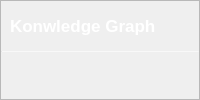
                         <widget class="QFrame" name="FirstFrame">
                          <property name="font">
                           <font>
                            <family>Tahoma</family>
                           </font>
                          </property>
                          <property name="styleSheet">
                           <string notr="true">QFrame#FirstFrame{
color: rgb(255, 255, 255);
border-radius: 10px;
background-color: qradialgradient(cx:0, cy:0, radius:1, fx:0.1, fy:0.1, stop:0 rgb(162, 129, 247),  stop:1 rgb(119, 111, 252));
border: 1px outset rgb(98, 91, 213);
}
</string>
                          </property>
                          <property name="frameShape">
                           <enum>QFrame::StyledPanel</enum>
                          </property>
                          <property name="frameShadow">
                           <enum>QFrame::Raised</enum>
                          </property>
                          <layout class="QVBoxLayout" name="verticalLayout_15" stretch="1,0,0">
                           <property name="spacing">
                            <number>0</number>
                           </property>
                           <property name="leftMargin">
                            <number>0</number>
                           </property>
                           <property name="topMargin">
                            <number>0</number>
                           </property>
                           <property name="rightMargin">
                            <number>0</number>
                           </property>
                           <property name="bottomMargin">
                            <number>0</number>
                           </property>
                           <item>
                            <widget class="QFrame" name="FirstFrameButtonFrame">
                             <property name="minimumSize">
                              <size>
                               <width>50</width>
                               <height>0</height>
                              </size>
                             </property>
                             <property name="maximumSize">
                              <size>
                               <width>16777215</width>
                               <height>50</height>
                              </size>
                             </property>
                             <property name="font">
                              <font>
                               <family>Tahoma</family>
                              </font>
                             </property>
                             <property name="styleSheet">
                              <string notr="true">border:none</string>
                             </property>
                             <property name="frameShape">
                              <enum>QFrame::StyledPanel</enum>
                             </property>
                             <property name="frameShadow">
                              <enum>QFrame::Raised</enum>
                             </property>
                             <layout class="QHBoxLayout" name="horizontalLayout_15">
                              <property name="topMargin">
                               <number>5</number>
                              </property>
                              <item>
                               <widget class="QPushButton" name="FirstFrameButton">
                                <property name="sizePolicy">
                                 <sizepolicy hsizetype="Minimum" vsizetype="Fixed">
                                  <horstretch>0</horstretch>
                                  <verstretch>0</verstretch>
                                 </sizepolicy>
                                </property>
                                <property name="minimumSize">
                                 <size>
                                  <width>0</width>
                                  <height>40</height>
                                 </size>
                                </property>
                                <property name="maximumSize">
                                 <size>
                                  <width>41677</width>
                                  <height>40</height>
                                 </size>
                                </property>
                                <property name="font">
                                 <font>
                                  <family>Tahoma</family>
                                  <pointsize>13</pointsize>
                                  <weight>75</weight>
                                  <bold>true</bold>
                                 </font>
                                </property>
                                <property name="styleSheet">
                                 <string notr="true">QPushButton{
	color: rgb(255, 255, 255);
text-align:left;

	border:0px outset rgb(255, 255, 255);
	border-radius:8px;
}
QPushButton:hover {

border:2px outset rgba(36, 36, 36,0);
}
QPushButton:pressed {

border:4px outset rgba(36, 36, 36,0);
}
</string>
                                </property>
                                <property name="text">
                                 <string>Konwledge Graph</string>
                                </property>
                                <property name="icon">
                                 <iconset resource="resources.qrc">
                                  <normaloff>:/buttom_white/img/buttom_white/图形分割_rectangular-circular-separation.svg</normaloff>:/buttom_white/img/buttom_white/图形分割_rectangular-circular-separation.svg</iconset>
                                </property>
                               </widget>
                              </item>
                             </layout>
                            </widget>
                           </item>
                           <item>
                            <widget class="Line" name="FirstFrameLine">
                             <property name="maximumSize">
                              <size>
                               <width>16777215</width>
                               <height>1</height>
                              </size>
                             </property>
                             <property name="font">
                              <font>
                               <family>Tahoma</family>
                              </font>
                             </property>
                             <property name="styleSheet">
                              <string notr="true">background-color: rgba(255, 255, 255, 89);</string>
                             </property>
                             <property name="orientation">
                              <enum>Qt::Horizontal</enum>
                             </property>
                            </widget>
                           </item>
                           <item>
                            <widget class="QFrame" name="FirstFrameDateFrame">
                             <property name="font">
                              <font>
                               <family>Tahoma</family>
                              </font>
                             </property>
                             <property name="styleSheet">
                              <string notr="true">border:none</string>
                             </property>
                             <property name="frameShape">
                              <enum>QFrame::StyledPanel</enum>
                             </property>
                             <property name="frameShadow">
                              <enum>QFrame::Raised</enum>
                             </property>
                             <layout class="QVBoxLayout" name="verticalLayout_16">
                              <property name="spacing">
                               <number>0</number>
                              </property>
                              <property name="leftMargin">
                               <number>0</number>
                              </property>
                              <property name="topMargin">
                               <number>0</number>
                              </property>
                              <property name="rightMargin">
                               <number>0</number>
                              </property>
                              <property name="bottomMargin">
                               <number>0</number>
                              </property>
                              <item>
                               <widget class="QWidget" name="FirstFrameWebWidget" native="true">
                                <property name="font">
                                 <font>
                                  <family>Tahoma</family>
                                 </font>
                                </property>
                               </widget>
                              </item>
                             </layout>
                            </widget>
                           </item>
                          </layout>
                         </widget>
